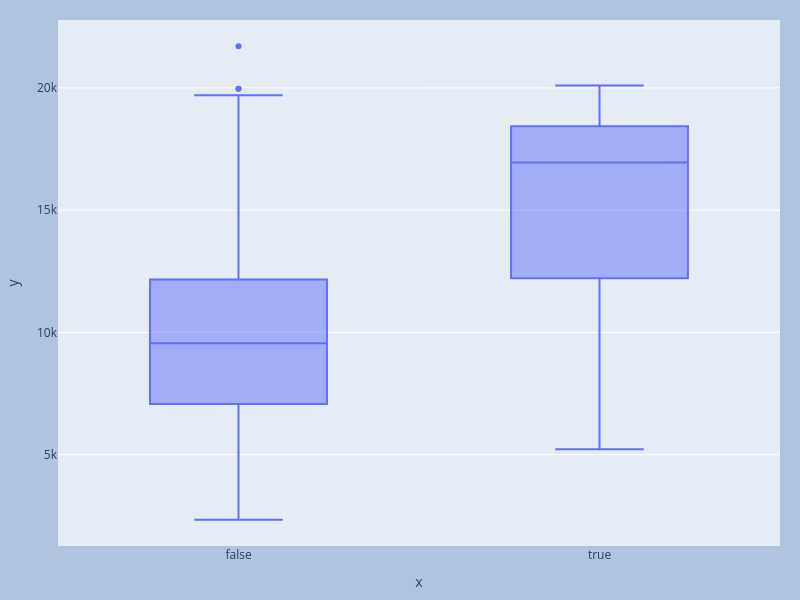

Notebook source saved alongside this figure:
### Markdown cell above
## Feature engineer: Elite

### Code cell
# df["Elite"] = df["Top10perc"] > 50
fig = px.box(y=results["Outstate"], x=results["elite"], width=800, height=600)
fig.update_layout(
    margin={"l": 20, "r": 20, "t": 20, "b": 20},
    paper_bgcolor="LightSteelBlue",
)

### Figure 1 — Plotly figure (JSON) as saved in the notebook; plotly's stock layout.template omitted (floating-point values rounded to 4 significant figures; data arrays with more than 128 entries replaced by an {"elided": "..."} marker saying what was removed)
{"data": [{"alignmentgroup": "True", "hovertemplate": "x=%{x}<br>y=%{y}<extra></extra>", "legendgroup": "", "marker": {"color": "#636efa"}, "name": "", "notched": false, "offsetgroup": "", "orientation": "v", "showlegend": false, "type": "box", "x": {"elided": "777 bool values"}, "x0": " ", "xaxis": "x", "y": {"elided": "777 int values"}, "y0": " ", "yaxis": "y"}], "layout": {"boxmode": "group", "height": 600, "legend": {"tracegroupgap": 0}, "margin": {"b": 20, "l": 20, "r": 20, "t": 20}, "paper_bgcolor": "LightSteelBlue", "width": 800, "xaxis": {"anchor": "y", "domain": [0, 1], "title": {"text": "x"}}, "yaxis": {"anchor": "x", "domain": [0, 1], "title": {"text": "y"}}}}
